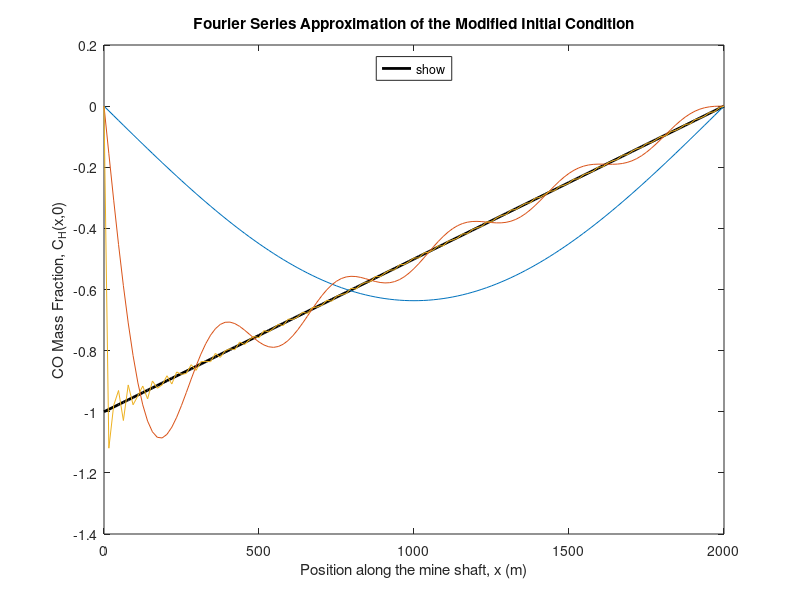

Source code (MATLAB):
% Parameters
L = 2000; % Length of the mine shaft in meters
D = 5e-1; % Diffusivity of CO in m^2/s
t = 0; % t=0 as specified in Q1.7
nfArray = [1, 10, 100]; % Three different nf values

% Spatial domain (129 Spatial grid points)
x = linspace(0, L, 129);

% Modified initial condition
Y_initial = @(x) x/L - 1;

% Plot the initial condition
figure;
plot(x, Y_initial(x), 'k', 'LineWidth', 2, 'DisplayName', 'Mine shaft');
hold on;

for nf = nfArray
    % Fourier series approximation
    Y_approx = zeros(size(x));
    for n = 1:nf
        % Calculating Bn
        Bn = -2 / (n * pi);
        % Fourier series term contribution at tEnd
        Y_approx = Y_approx + Bn * sin(n * pi * x / L) * exp(-D * (n * pi / L)^2 * t);
    end

    plot(x, Y_approx, 'DisplayName', sprintf('Number of Fourier terms = %d', nf));
end

% Customize the plot
title('Fourier Series Approximation of the Modified Initial Condition');
xlabel('Position along the mine shaft, x (m)');
ylabel('CO Mass Fraction, C_H(x,0)');
legend('show', 'Location', 'north');
